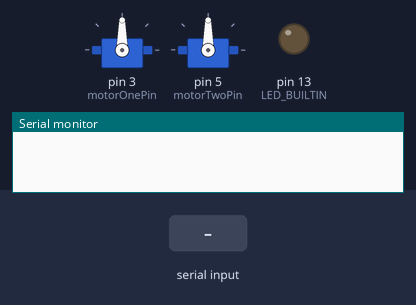
Simulated run of this sketch. Board: Arduino Uno, built with avr-gcc and run on an emulated ATmega328P. On the bench: 2 × servo, output pins drawn as LEDs (lit = HIGH), the last lines printed to the serial monitor. The test bench sets the inputs (shaded band).

Above: at 1.2 s.
1.3 s: "a" received over Serial
At 1.6 s:
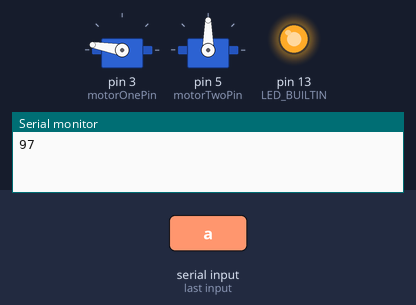
2.8 s: "q" received over Serial
At 4.0 s:
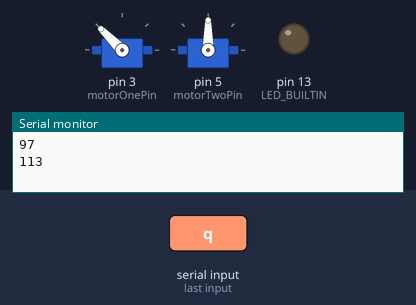
4.3 s: "d" received over Serial
At 5.1 s:
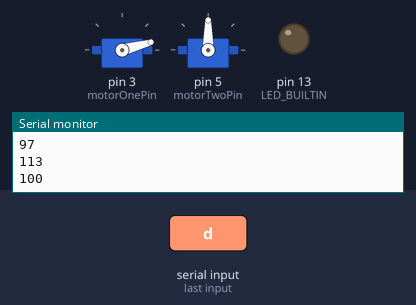
5.8 s: "e" received over Serial
At 6.3 s:
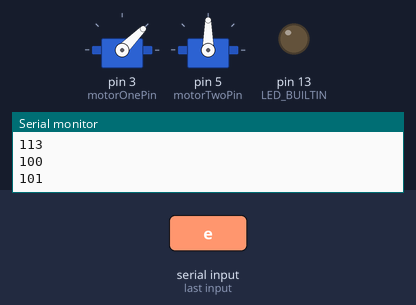
7.3 s: "m" received over Serial
At 8.5 s:
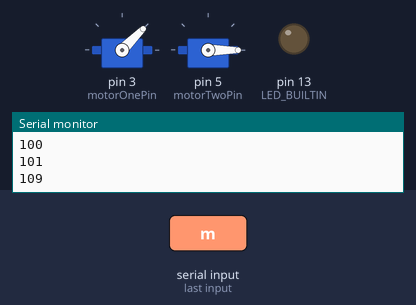
8.8 s: "w" received over Serial
At 9.7 s:
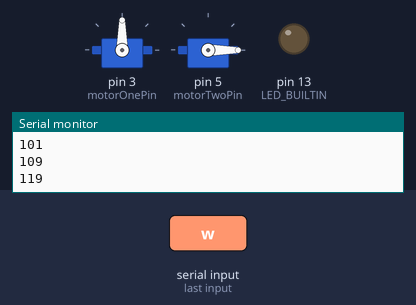
Timing chart, 0 to 11.3 s (numbered marks = the images above; inputs shaded):
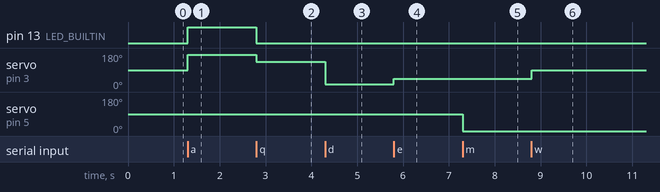

The sketch:

Navigator_servo_code2.ino
```cpp
#include <Servo.h>

Servo TURN;
Servo DRIVE;
//Assigns pin to servo
int motorOnePin = 3;
int motorTwoPin = 5;
int LEDpin = 13;

void setup() {
  //Sets up connection to servo
  TURN.attach(motorOnePin);
  DRIVE.attach(motorTwoPin);

  pinMode(LED_BUILTIN, OUTPUT);

//  println(Serial.list()); // List COM-ports
//
//  // CAN WE USE THIS IN PYTHON/C++ TO PREVENT PORT UPDATE PROBLEM??
//  port = new Serial(this, Serial.list()[1], 19200); //select second com-port from the list
  Serial.begin(9600);
  delay(1);
  DRIVE.write(90);
  TURN.write(90);

}

void loop() {
  delay(1);
  if (Serial.available()) {
    int val = Serial.read();
    Serial.println(val);
    switch (val) {

      // full left turn
      case 'a':
      {
//        TURN.writeMicroseconds(2200);   // FULL RIGHT TURN HITS ROBOT GUARD
        TURN.write(170);
        digitalWrite(LED_BUILTIN, HIGH);
        break;
      }

      // half left turn
      case 'q':
      {
//        TURN.writeMicroseconds(1850);
        TURN.write(135);
        digitalWrite(LED_BUILTIN, LOW);
        break;
      }

      //full right turn
      case 'd':
      {
//        TURN.writeMicroseconds(800);
        TURN.write(15);       // FULL RIGHT TURN HITS ROBOT GUARD
        break;
      }

      // half right turn
      case 'e':
      {
//        TURN.writeMicroseconds(1150);
        TURN.write(45);
        break;
      }

      // go straight
      case 'w':
      {
//        TURN.writeMicroseconds(1400);
          TURN.write(90);
        break;
      }

      // full reverse
      case 'm':
      {
//        DRIVE.writeMicroseconds(1000);
        DRIVE.write(0);
        break;
      }

      // half reverse
      case 'n':
      {
//        DRIVE.writeMicroseconds(1350);
        DRIVE.write(135);
        break;
      }

      // STOP
      case 'b':
      {
//        DRIVE.writeMicroseconds(1430);
        DRIVE.write(90);
        break;
      }

      // half forward
      case 'v':
      {
//        DRIVE.writeMicroseconds(1600);
        DRIVE.write(45);
        break;
      }
      // full forward
      case 'c':
      {
//        DRIVE.writeMicroseconds(2000);
        DRIVE.write(0);
        break;
      }
    }
  }
}

//void turn( float angle){
//
//  float ratio = angle/45;
//  myServo.writeMicroseconds(1500 - ratio*500);
//
//}
```

Measured:
- after the input at 1.3 s, pin 13 (LED_BUILTIN): LOW → HIGH at once; servo on pin 3 (motorOnePin): 90° → 170° at once
- after the input at 2.8 s, pin 13 (LED_BUILTIN): HIGH → LOW at once; servo on pin 3 (motorOnePin): 170° → 135° at once
- after the input at 4.3 s, servo on pin 3 (motorOnePin): 135° → 15° at once
- after the input at 5.8 s, servo on pin 3 (motorOnePin): 15° → 45° at once
- after the input at 7.3 s, servo on pin 5 (motorTwoPin): 90° → 0° at once
- after the input at 8.8 s, servo on pin 3 (motorOnePin): 45° → 90° at once
